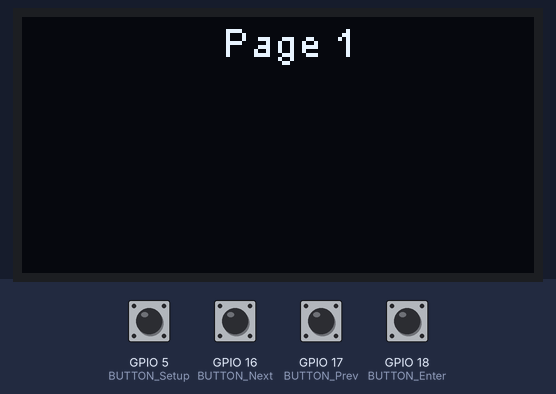
Bench run of a sketch on a simulated ESP32. Parts: 128×64 one-colour display. The test bench sets the inputs (shaded band); at power-on: GPIO 5 (BUTTON_Setup), GPIO 16 (BUTTON_Next), GPIO 17 (BUTTON_Prev), GPIO 18 (BUTTON_Enter) LOW. What the sketch prints to the serial monitor is not drawn.

Above: at 1.2 s.
1.3 s: GPIO 5 (BUTTON_Setup) pulled HIGH for 0.15 s
At 2.0 s:
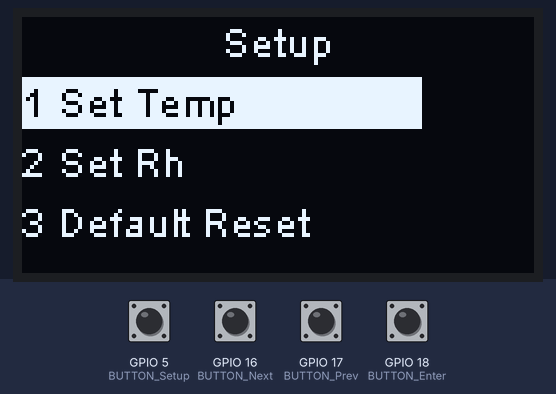
3.0 s: GPIO 18 (BUTTON_Enter) pulled HIGH for 0.15 s
At 4.3 s:
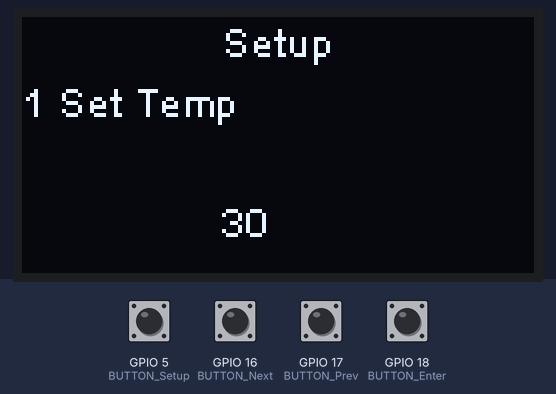
4.7 s: GPIO 16 (BUTTON_Next) pulled HIGH for 0.15 s
At 6.1 s:
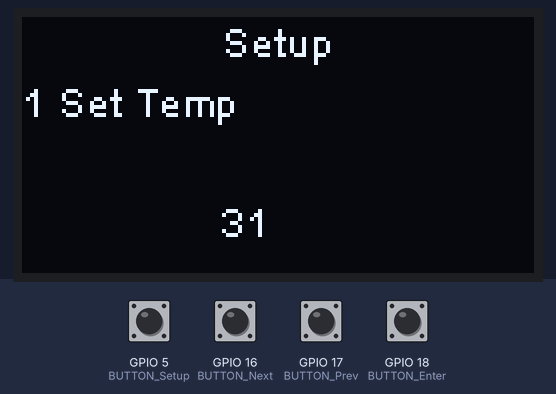
6.4 s: GPIO 16 (BUTTON_Next) pulled HIGH for 1 s
At 7.7 s:
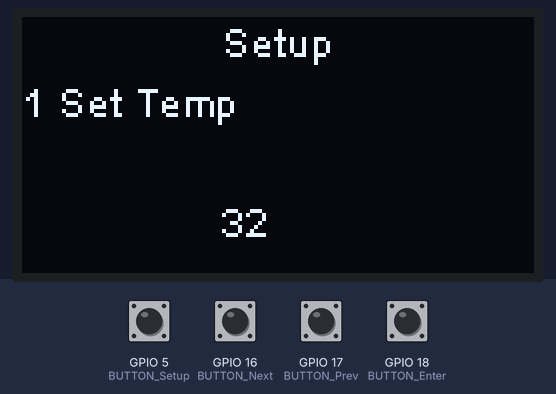
8.9 s: GPIO 17 (BUTTON_Prev) pulled HIGH for 0.15 s
At 10.3 s:
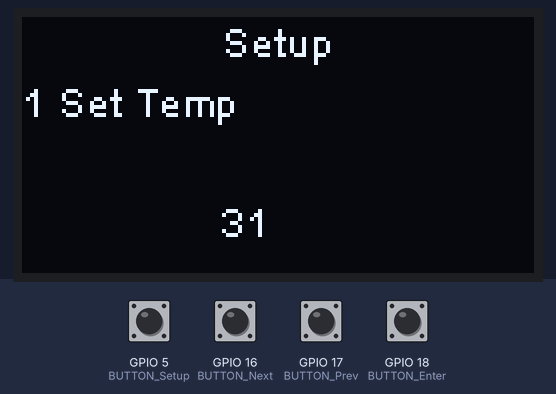
10.6 s: GPIO 5 (BUTTON_Setup) pulled HIGH for 1 s
At 12.3 s:
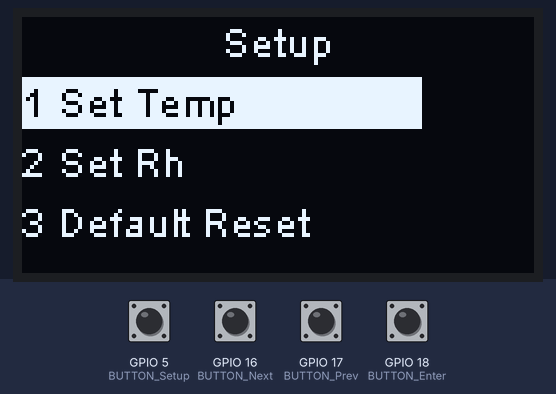
Timing chart, 0 to 13.8 s (numbered marks = the images above; inputs shaded):
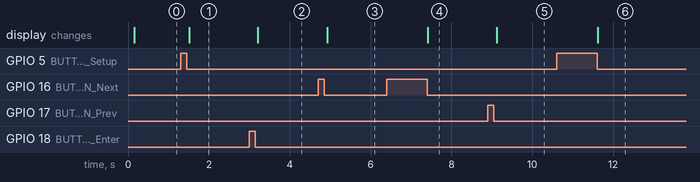

Measured:
- after the input at 1.3 s, the display: changes after 0.21 s (image 1)
- after the input at 3.0 s, the display: changes after 0.21 s (image 2)
- after the input at 4.7 s, the display: changes after 0.23 s (image 3)
- after the input at 6.4 s, the display: changes after 1.0 s (image 4)
- after the input at 8.9 s, the display: changes after 0.22 s (image 5)
- after the input at 10.6 s, the display: changes after 1.0 s (image 6)

The sketch:

oled4button.ino
```cpp
//#include <Wire.h> // Only needed for Arduino 1.6.5 and earlier
#include "SSD1306.h"
SSD1306 display(0x3c, 21, 22);
const int BUTTON_Next = 16;
const int BUTTON_Prev = 17;
const int BUTTON_Setup = 5;
const int BUTTON_Enter = 18;
int page = 1;
void setup() {
  Wire.begin();
  Serial.begin(115200);
  pinMode(BUTTON_Next, INPUT_PULLDOWN);
  pinMode(BUTTON_Prev, INPUT_PULLDOWN);
  pinMode(BUTTON_Setup, INPUT_PULLDOWN);
  pinMode(BUTTON_Enter, INPUT_PULLDOWN);
  // Initialising the UI will init the display too.
  display.init();
  display.flipScreenVertically();
  display.setFont(ArialMT_Plain_10);
  display.setTextAlignment(TEXT_ALIGN_LEFT);
  display.clear();
  display.drawString(47,0,"Initialize");
  Serial.println("Inititalize...");
  Serial.println("Don't press button");
  if ((digitalRead(BUTTON_Next) == HIGH) ||
      (digitalRead(BUTTON_Prev) == HIGH) ||
      (digitalRead(BUTTON_Setup) == HIGH) ||
      (digitalRead(BUTTON_Enter) == HIGH)) {
    Serial.println("Error Pin Setting");
    display.drawString(30,30,"Error Pin Setting");
    display.display();
    while(true) {
      Serial.print("Next ");
      Serial.println(digitalRead(BUTTON_Next));
      Serial.print("Prev ");
      Serial.println(digitalRead(BUTTON_Prev));
      Serial.print("Setup ");
      Serial.println(digitalRead(BUTTON_Setup));
      Serial.print("Enter ");
      Serial.println(digitalRead(BUTTON_Enter));
      delay(100);
    }
  }
  display.display();
  display.clear();
}

bool spage = true;
bool setup_page = false;
int setup_line = 1;
bool penter = false;
String Line[4] = {"","1 Set Temp","2 Set Rh","3 Default Reset"};
int Value[4] = {0, 30, 75, 0};
void loop(){
  int ppage = page;
  int psetup_line = setup_line;
  if (digitalRead(BUTTON_Next) == HIGH)
  { // Check if button has been pressed
    while (digitalRead(BUTTON_Next) == HIGH)
    { delay(100); }
    Serial.println("Press Next");
    if (penter) {
      Value[setup_line]++;
      if (Value[setup_line]==100) { Value[setup_line] = 99; };
    } else {
      if (setup_page) {
        setup_line++;
        if (setup_line>3) { setup_line = 3; }
      } else {
        page++;
        if (page>3) { page = 1; }
      }
    }
  }
  if (digitalRead(BUTTON_Prev) == HIGH)
  { // Check if button has been pressed
    while (digitalRead(BUTTON_Prev) == HIGH)
    { delay(100); }
    Serial.println("Press Prev");
    if (penter) {
      Value[setup_line] = Value[setup_line]-1;
      if (Value[setup_line]==0) { Value[setup_line] = 1; };
    } else {
      if (setup_page) {
        setup_line = setup_line-1;
        if (setup_line==0) { setup_line = 1; }
      } else {
        page = page-1;
        if (page==0) { page = 3; }
      }
    }
  }
  if (digitalRead(BUTTON_Setup) == HIGH)
  { // Check if button has been pressed
    while (digitalRead(BUTTON_Setup) == HIGH)
    { delay(100); }
    Serial.println("Press Setup");
    if (penter) {
      penter = false;
    } else {
      if (setup_page) {
        setup_page = false;
        spage = true;
      } else {
        setup_page = true;
      }
    }
  }
  if (digitalRead(BUTTON_Enter) == HIGH && setup_page)
  { // Check if button has been pressed
    while (digitalRead(BUTTON_Enter) == HIGH)
    { delay(100); }
    Serial.println("Press Enter");
    if (setup_page) {
      penter = true;
    }
  }
  if (setup_page) {
    if (penter)
    {
      display.clear();
      display.drawString(50,0,"Setup");
      display.drawString(0,15,Line[setup_line]);
      display.drawString(50,45,String(Value[setup_line]));
      display.display();
    } else {
      display.clear();
      display.drawString(50,0,"Setup");
      int i;
      for (i=1; i<4; i++)
      {
        display.drawString(0,15*i,Line[i]);
      }
      if (psetup_line!=setup_line) {
        display.setColor(BLACK);
        display.fillRect(0,15*psetup_line,100,13);
        display.setColor(WHITE);
        display.drawString(0,15*psetup_line,Line[psetup_line]);
        display.display();
      }
      display.fillRect(0,15*setup_line,100,13);
      display.setColor(BLACK);
      display.drawString(0,15*setup_line,Line[setup_line]);
      display.setColor(WHITE);
      display.display();
      delay(100);
    }
  } else {
    if (ppage!=page || spage) {
      if (spage) { display.clear(); }
      delay(100);
      spage = false;
      display.setColor(BLACK);
      display.fillRect(50,0,40,13);
      display.display();
      display.setColor(WHITE);
      display.drawString(50,0,"Page "+String(page));
      display.display();
      delay(100);
    }
  }
}
```
